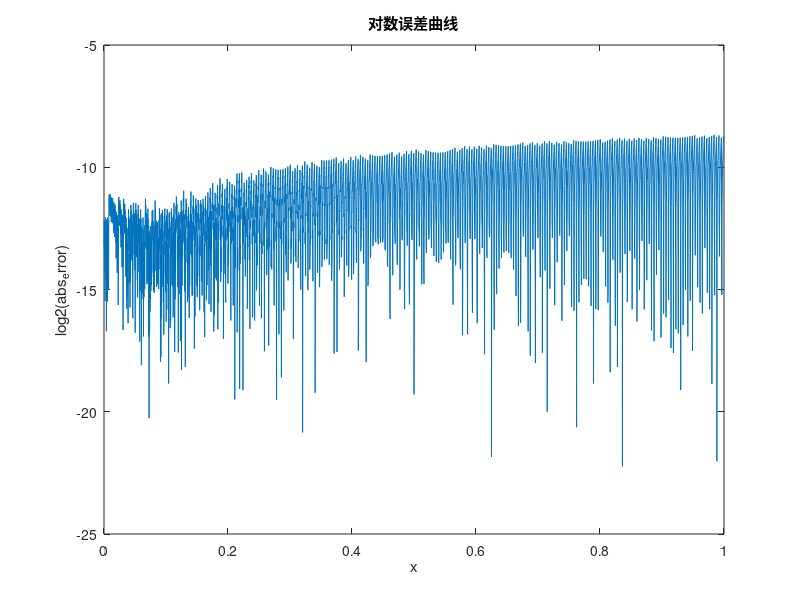
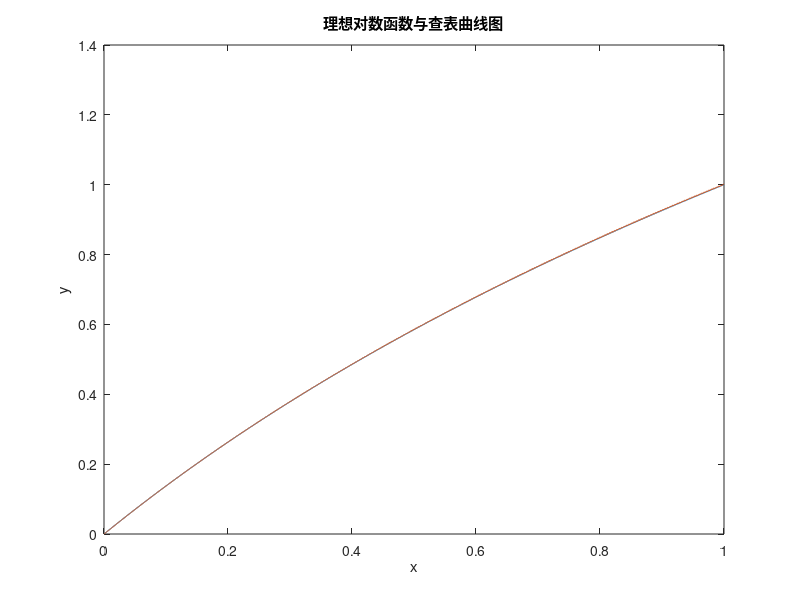
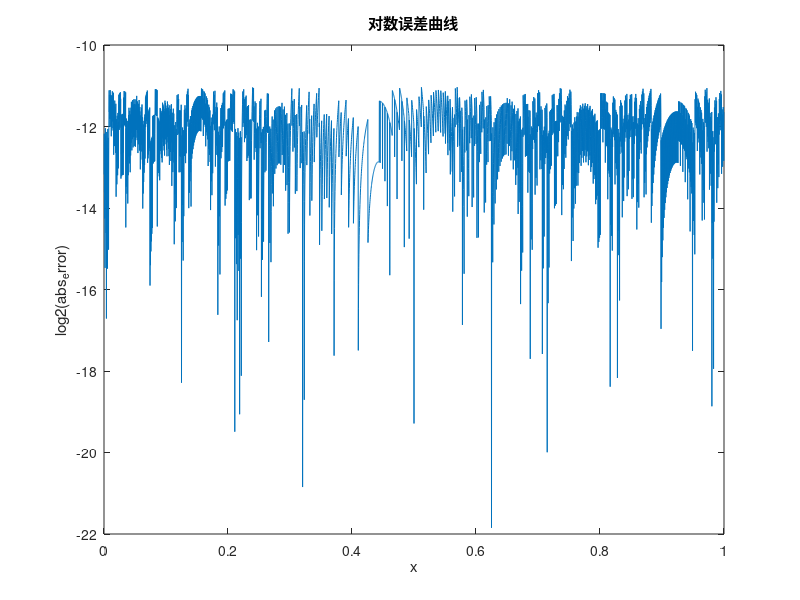
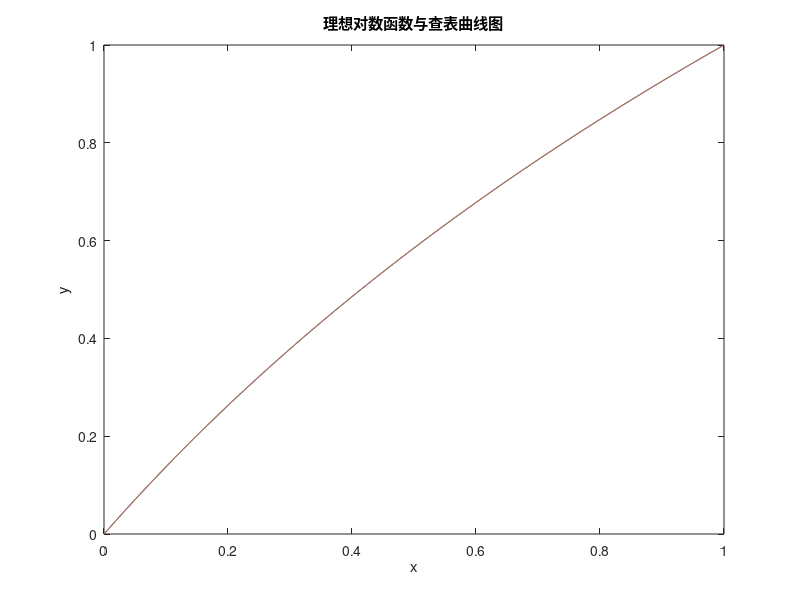

Recreate these plots in MATLAB, in order.
clc;close all;clear;

%初始化参数
P = 0:2^12-1;
x = P*2^(-12);
A = floor(P/2^8)*2^(-4);
B = mod(floor(P/2^4), 2^4)*2^(-8);
C = mod(P,2^4)*2^(-12);
log = log2(1+x);

%进行计算, log2(1+c)+log2(1+A+B)
rom_1 = floor((log2(1+C)-C)*2^12);
rom_2 = floor((log2(1+A+B)-A-B)*2^12);
result_1 = rom_1 + rom_2 + (A + B + C)*2^12;

figure
plot(x, log2(abs(log-result_1*2^(-12))));
title('对数误差曲线');
xlabel('x');
ylabel('log2(abs_error)');
figure
plot(x, log);
hold on;
plot(x, result_1*2^(-12));
title('理想对数函数与查表曲线图');
xlabel('x');
ylabel('y');

%进行计算, log2(1+c/(1+A+B))+log2(1+A+B)
rom_1 = floor((log2(1+C./(1+A+B)))*2^12);
rom_2 = floor((log2(1+A+B)-A-B)*2^12);
result_1 = rom_1 + rom_2 + (A + B)*2^12;

figure
plot(x, log2(abs(log-result_1*2^(-12))));
title('对数误差曲线');
xlabel('x');
ylabel('log2(abs_error)');
figure
plot(x, log);
hold on;
plot(x, result_1*2^(-12));
title('理想对数函数与查表曲线图');
xlabel('x');
ylabel('y');

